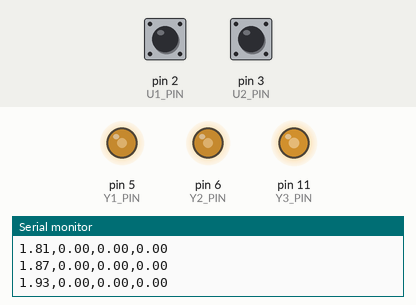
Bench run of a sketch on a simulated Arduino Uno, built with avr-gcc and run on an emulated ATmega328P. Shown: output pins drawn as LEDs (lit = HIGH), the last lines printed to the serial monitor. The test bench sets the inputs (shaded band); at power-on: pin 2 (U1_PIN) HIGH, pin 3 (U2_PIN) HIGH.

Above: at 5.0 s.
5.1 s: pin 2 (U1_PIN) pulsed LOW 2 times (0.12 s each, 0.3 s apart)
At 6.9 s:
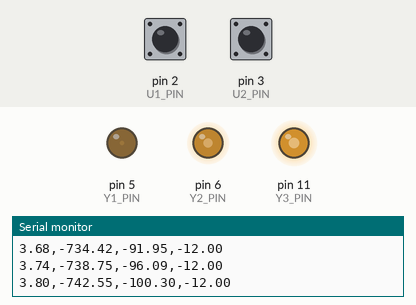
8.1 s: pin 2 (U1_PIN) pulled LOW for 0.15 s
At 9.83 s:
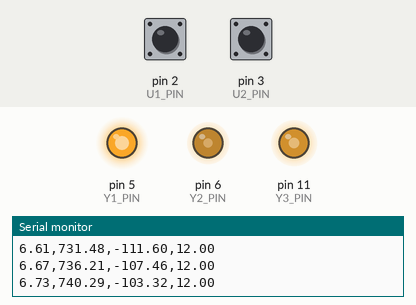
11.1 s: pin 2 (U1_PIN) pulsed LOW 5 times (0.12 s each, 0.3 s apart)
17.1 s: pin 2 (U1_PIN) pulled LOW for 1 s
20.1 s: pin 2 (U1_PIN) pulled LOW for 0.15 s
At 31.0 s:
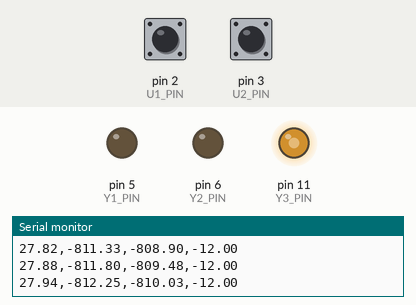
Timing chart, 0 to 31.9 s (numbered marks = the images above; inputs shaded):
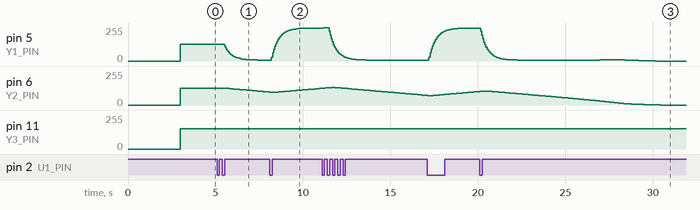

Measured:
- after the input at 5.1 s, pin 5 (Y1_PIN): moves from 127/255 to 7/255 over 1.9 s, starting after 0.40 s; pin 6 (Y2_PIN): moves from 127/255 to 97/255 over 2.6 s, starting after 0.40 s

The sketch:

simulator.ino
```cpp
// sign macro function
#define SIGN(a) ( (a) >= 0.0 ? 1.0 : -1.0 )

void sim_step(float &t, float x[], float u[], float dt, float y[]);

const int NS = 5; // number of state variables (order)
const int MS = 2; // number of inputs
const int PS = 2; // number of outputs

float calculate_mu_bw(float r);

// external interrupt on pin 2
void interrupt1();

// external interrupt on pin 3
void interrupt2();

void task1();

// note all global variables shared with the interrupt functions
// should be volatile so they will always be updated

// you should also watch out for atomic access type problems
// -- use noInterrupts() and interrupts() for critical code
// that can't be interrupted
volatile int pw1 = 1500, pw2 = 1500;

// note the following pins are used by the simulator board
// -- they should not be used on the controller board either
// for safety in case the boards are mixed up to prevent
// pins from blowing out.

// pins 2 and 3 are used for DI to measure the servo pulse width
const int U1_PIN = 2, U2_PIN = 3;

// pins 5, 6, and 11 are used for analog / PWM outputs
// pin 5  - y1 (drive motor)
// pin 6  - y2 (right front wheel)
// pin 11 - y3 (left front wheel)
const int Y1_PIN = 5, Y2_PIN = 6, Y3_PIN = 11;

// start time of the simulation
float t0;

void setup()
{
	Serial.begin(2000000);

	// Serial startup sequence below ensures reliable / predictable startup /////

	// NOTE: the serial startup sequence shouldn't be used for the simulator
	// since the serial monitor or save_serial may not
	// always be connected -- just start program immediately

	// basically you only want to use the startup sequence
	// if you want to use save_serial with the program
	// -- for other cases remove or comment it out

	// give some time for user to look at robot
	delay(3000);

	// configure PWM pins as outputs
	pinMode(Y1_PIN,OUTPUT);
	pinMode(Y2_PIN,OUTPUT);
	pinMode(Y3_PIN,OUTPUT);

	// note on the Arduino Uno and Nano only DIO pins 2 and 3
	// can be used for external interrupts

	// configure external interrupt pins as inputs
	pinMode(U1_PIN,INPUT_PULLUP);
	pinMode(U2_PIN,INPUT_PULLUP);

	noInterrupts(); // disable interrupts -- cli()

	// possible external interrupt modes:
	// LOW - trigger interrupt when pin is low
	// CHANGE - trigger the interrupt when pin changes value
	// RISING - trigger when pin goes from low to high
	// FALLING - trigger when pin goes from high to low

	// set external interrupt on pin 2
	attachInterrupt(digitalPinToInterrupt(2),interrupt1,CHANGE);

	// set external interrupt on pin 3
	attachInterrupt(digitalPinToInterrupt(3),interrupt2,CHANGE);

	interrupts(); // enable interrupts -- sei()

	// start time of the simulation
	t0 = micros()*1.0e-6; // s

	// program loop
	while(1) {
		task1();
	}

	// don't use loop() in the program
	delay(1000);
	exit(0);
}


void loop()
{
	// not used
}


void task1()
{
	int output;
	float y1, y2, y3;
	int w1, w2;

	const int   PW_MAX = 2000, PW_0 = 1500, PW_MIN = 1000;
	const float V_bat = 12.0; // lipo battery voltage
	const float PW_R = 1.0 / (PW_MAX - PW_0);
	const float THETA_MAX = 3.14159/2;
	const float wmax = 810.0; // maximum back wheel speed (rad/s)
	const float wmax_inv = 1/wmax;

	float tc; // clock time (s)
	static float t; // current simulation time (s)
	static float dt; // time step (s)
	static float x[NS+1];  // state vector
	static float u[MS+1]; // input vector u
	static float y[PS+1]; // output vector y
	static int init = 0; // initialization flag

	float wb; // back wheel angular velocity (rad/s)
	float wf; // front wheel angular velocity (rad/s)

	// set simulation parameters
	dt = 0.001; // time step

	// initialization section
	if( !init ) {
		// first call to sim_step(...) just sets ICs and parameters
		sim_step(t,x,u,dt,y);
		init = 1;
	}

	// read control inputs ///////////////////////////////

	// TODO: generate fault signal if pw1 and pw2 out of range
	// or crash / terminate program
	// or generate error message on screen

	// pw1 - ESC
	// 1000 = -V_bat
	// 1500 = 0V
	// 2000 = V_bat

	// pw2 - steering servo -- TODO: saturate at +/-45 deg or so ?
	// 1000 = -PI/2 rad (-90 deg)
	// 1500 = 0 rad (0 deg)
	// 2000 = PI/2 (90 deg)

	// TODO: should probably have atomic access here
	// or change pw1, pw2 to single byte variables

	// saturate pw1 and pw2 between 1000 and 2000 us
	w1 = pw1; // servo1 pulse width (us)
//	w2 = pw2; // servo2 pulse width (us)

	// for testing purposes, TODO: comment out
//	w1 = 2000;

	if(w1 > PW_MAX) w1 = PW_MAX;
	if(w1 < PW_MIN) w1 = PW_MIN;

//	if(w2 > PW_MAX) w2 = PW_MAX;
//	if(w2 < PW_MIN) w2 = PW_MIN;

	// convert pulse width to motor voltage
	u[1] = (w1 - PW_0) * PW_R * V_bat; // V

	// prevent u[1] from going out of range
	if( u[1] > V_bat )  u[1] = V_bat;
	if( u[1] < -V_bat ) u[1] = -V_bat;

	// disturbance torque Td(t) (Nm)
	u[2] = 0.0;

	// note this input (steering angle) is not currently used in the model
	// TODO: add steering model
//	u[3] = (w2 - PW_0) * PW_R * THETA_MAX; // rad

	// read clock time
	tc = micros()*1.0e-6 - t0; // s

	// real-time simulation step
	// simulate car until simulation time is equal to clock time
	while( t < tc ) {
		// Euler simulation step of dt
		sim_step(t,x,u,dt,y);
	}

	// set simulation outputs based on model outputs

	wb = y[1]; // back wheel velocity (rad/s)
 	wf = y[2]; // front wheel velocity (rad/s)

	// use the following scale for the output y1
	// w = 0 	-> y1 = 2.5 V
	// w = wmax -> y1 = 5.0 V
	y1 = 2.5 + wb * wmax_inv * 2.5;

	// note that division / is time consuming on arduino compared
	// to multiplication so precompute constants involving division
	// as much as possible like above

  	// limit / saturate y1
	if( y1 < 0.0 ) y1 = 0.0; // V
	if( y1 > 5.0 ) y1 = 5.0; // V

	// calculate y2 -- front wheel velocity output

	// use the following scale for the output y1
	// w = 0 	-> y1 = 2.5 V
	// w = wmax -> y1 = 5.0 V
	y2 = 2.5 + wf * wmax_inv * 2.5;

  	// limit / saturate y2
	if( y2 < 0.0 ) y2 = 0.0; // V
	if( y2 > 5.0 ) y2 = 5.0; // V

	// not currently using y3 for the model

	y3 = 3.0;

	// pin 5  - y1 (drive motor)
	// pin 6  - y2 (right front wheel)
	// pin 11 - y3 (left front wheel)

	// PWM output values range from 0 to 255

	output = (int)(y1*51); // 1V = 51 counts since 5V = 255
	analogWrite(Y1_PIN,output);

	output = (int)(y2*51); // 1V = 51 counts since 5V = 255
	analogWrite(Y2_PIN,output);

	output = (int)(y3*51); // 1V = 51 counts since 5V = 255
	analogWrite(Y3_PIN,output);

	// output for testing purposes

	Serial.print(t);
	Serial.print(",");

	Serial.print(wb);
	Serial.print(",");

	Serial.print(wf);
	Serial.print(",");

	Serial.print(u[1]);
	Serial.print("\n");

	delay(10);
}


void interrupt1()
// external interrupt on pin 2
{
	int input;
	static int input_p = 0;
	static unsigned long int t0 = 0;

	input = digitalRead(U1_PIN);

	// TODO: check for micros() overflow

	// rising edge
	if( (input == HIGH) && (input_p == LOW) ) {
		t0 = micros();
	}

	// falling edge
	if( (input == LOW) && (input_p == HIGH) ) {
		pw1 = micros() - t0;
	}

	// save previous input state for next function call
	input_p = input;
}


void interrupt2()
// external interrupt on pin 3
{
	int input;
	static int input_p = 0;
	static unsigned long int t0 = 0;

	input = digitalRead(U2_PIN);

	// rising edge
	if( (input == HIGH) && (input_p == LOW) ) {
		t0 = micros();
	}

	// falling edge
	if( (input == LOW) && (input_p == HIGH) ) {
		pw2 = micros() - t0;
	}

	// save previous input state for next function call
	input_p = input;
}


void sim_step(float &t, float x[], float u[], float dt, float y[])
{
	int i;
	static float xd[NS+1]; // derivative vector at time t

	// note static variables are used to store variables
	// that need to be remembered between function calls.

	// 1. set model parameters (m, k, b, etc.)
	static float L, R, kb; // electrical model parameters
	static float J, km, b, fc; // mechanical model parameters
	static int init = 0; // initialization flag

	// new parameters for traction model
	static float m, Rw, g, Q, GR;
	float mu, Ft, wm, v, r, wb, wf;
	float tol = 1.0e-10;

	// new constants to speed up the simulation
	static float Fn, GR_inv, L_inv, J_inv, m_inv;

	// initialization section (gets executed only once
	// the first time you call the function)
	if( !init ) {

		L = 0.003; ///
		R = 0.141; ///
		// note due to energy conservation kb = km always
		kb = km = 0.00574; ///
		J = 0.0001; /// this might also include the load inertia (wheel, gears, etc.)
		b = 3.97e-6; ///
		fc = 0.0; /// 0.008 max

		// new parameters for traction model
		m = 1.136; /// (kg) total car mass
		Rw = 3.2e-2; /// (m) 3.2 cm tire radius
		g = 9.8; /// g (m/s^2)
		Q = 0.37; /// rear weight distribution
		GR = 2.5; /// gear ratio

		// new constants to speed up the simulation ///////

		Fn = m*g*Q; /// normal force on back wheels	(assume constant)

		// constants to replace slow / with faster *
		GR_inv = 1/GR;
		L_inv = 1/L;
		J_inv = 1/J;
		m_inv = 1/m;

		////////////////////////////////////

		// 2. set initial conditions (IC)
		t = 0.0; // initial time
		x[1] = 0.0; // initial current, i (A)
		x[2] = 0.0; /// initial velocity of motor, wm (rad/s)
		x[3] = 0.0; // initial angle, theta (rad)

		// new states for the traction model
		x[4] = 0.0; // initial forward velocity v (m/s)
		x[5] = 0.0; // initial x position (m)

		init = 1; // initialization complete

		return; // first call to sim_step(...) just sets ICs and parameters

	} // end of initialization section

	// 4. calculate the derivative vector xd at time t

	// gear equations ////////
	/// wb = 1 / GR * wm
	/// tau_b = GR * tau_m

	// calculate slip ratio r

	wm = x[2]; /// motor angular velocity, wm (rad/s)
	wb = GR_inv * wm; /// back wheel angular velocity, wb (rad/s)

	v = x[4]; // forward velocity v (m/s)

	// checking for / 0 is not needed because of tol
	r = ( wb * Rw - v ) / ( fabs(v) + tol ); ///

	// calculate friction coefficient
	mu = calculate_mu_bw(r); ///

	// outputs of interest for plotting
	y[1] = wb; // back wheel velocity (rad/s)

	// calculate front wheel angular velocity wf
	// v = wf * Rw -> wf = v / Rw
	wf = v / Rw;

	y[2] = wf; // front wheel velocity (rad/s)

	// calculate tire force
	Ft = mu * Fn;

	/// tau_b = GR * tau_m -> tau_m = tau_b / GR

	// DC motor equations (modified for tire torque Rw*Ft)
	xd[1] = (-x[1]*R - kb*x[2] + u[1]) * L_inv; // di/dt
	xd[2] = (km*x[1] - b*x[2] - fc*SIGN(x[2]) - (Rw*Ft)*GR_inv - u[2])
				* J_inv; /// dw/dt
	xd[3] = x[2]; // dth/dt = w

	// note that combining state variable equation models
	// normally requires exchange / sharing of coupling
	// terms / variables between both sets of equations
	// -- in this case the tire force Ft

	// algebraic constrants may also occur with
	// resulting coupling forces (lagrange multipliers, etc.)
	// -- requires differential algebraic equation (DAE) solvers

	// new state-variable equations for the traction model
	xd[4] = Ft * m_inv; // dv/dt
	xd[5] = x[4]; // dx/dt = v

	// 5. apply Euler's equation, x = x + dx, note x is a vector
	// this part is always the same
	// but calculating xd will normally be different
	for(i=1;i<=NS;i++) x[i] = x[i] + xd[i]*dt;

	t = t + dt; // increment time

}


float calculate_mu_bw(float r)
// BW model
// similar to Burckhardt model but with added term a2 for dip in curve
{
	float mu;
	float a1, a2, a3, c1, c2, rmax;

	// note a2 is mainly for wet road dip in curve

	// the ai parameters can be readily estimated off-line or on-line
	a1 = 1.63; a2 = -0.9; a3 = -0.1; rmax = 1.0; // wet

	// rmax is the maximum slip ratio for model -- prevents too much
	// extrapolation from the a3 term

	// normally c1 and c2 should be constant for different road conditions
	c1 = -27;
	c2 = -15;

	// limit range of r
	if( r > rmax )  r = rmax;
	if( r < -rmax ) r = -rmax;

	if( r < 0 ) {
		r = fabs(r);
		mu = -( a1 * (1-exp(c1*r)) + a2 * (1-exp(c2*r)) + a3 * r );
	} else {
		mu = a1 * (1-exp(c1*r)) + a2 * (1-exp(c2*r)) + a3 * r;
	}

	return mu;
}
```
